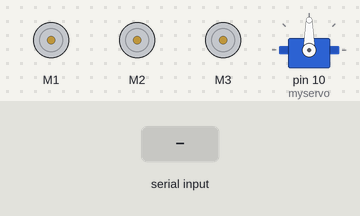
This sketch was run on a simulated Arduino Uno, built with avr-gcc and run on an emulated ATmega328P. Parts: 3 × DC motor (green arrow = forward, orange = backward, longer = faster), servo. The test bench sets the inputs (shaded band).

Above: at 1.2 s.
1.3 s: "DRY1" received over the second serial link
At 3.3 s:
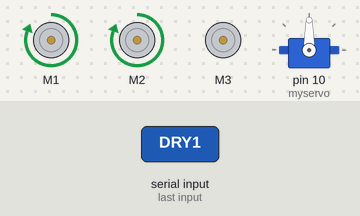
At 9.2 s:
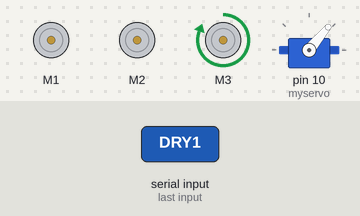
Timing chart, 0 to 17.0 s (numbered marks = the images above; inputs shaded):
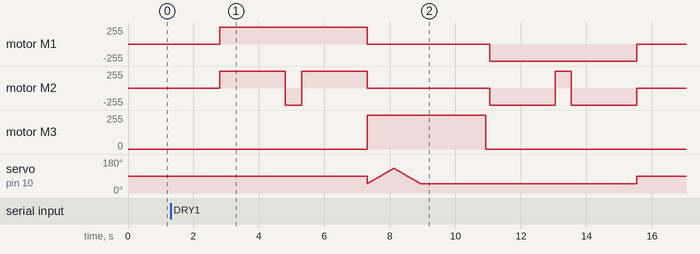

Measured:
- after the input at 1.3 s, motor M1: stopped → forward 255/255 after 1.5 s, → stopped 4.5 s later, → backward 255/255 3.7 s later, → stopped 4.5 s later; motor M2: stopped → forward 255/255 after 1.5 s, → backward 255/255 2.0 s later, → forward 255/255 0.50 s later, → stopped 2.0 s later, … (8 changes in this stretch)

The sketch:

Slave.ino
```cpp
//SLAVE

#include <SoftwareSerial.h>
#include <AFMotor.h>
#include <Servo.h>

Servo myservo;
AF_DCMotor right_motor(1, MOTOR12_8KHZ);
AF_DCMotor left_motor(2, MOTOR12_8KHZ);
AF_DCMotor pump_motor(3, MOTOR12_8KHZ);

SoftwareSerial BTSerial(2,3);
String readData="";
boolean stringComplete = false;
int pos = 0;

void setup() {
  BTSerial.begin(9600);

  right_motor.setSpeed(255);
  left_motor.setSpeed(255);
  pump_motor.setSpeed(255);

  myservo.attach(10);
  myservo.write(90);
}

void loop() {
  myservo.write(90);

    readBluetooth();

    if (stringComplete){
    if (readData == "DRY1"){
         moveToSensor1();
   }
    }

  stringComplete = false;
  readData="";
}

void readBluetooth(){
  if(BTSerial.available()){
   readData = BTSerial.readString();
  }
  stringComplete = true;
}

void moveToSensor1(){
  //forward left
  delay(500);
  right_motor.run (FORWARD);
  left_motor.run (FORWARD);
  delay(2000);
   right_motor.run (FORWARD);
   left_motor.run (BACKWARD);
   delay(500);
   right_motor.run (FORWARD);
  left_motor.run (FORWARD);
  delay(2000);
  right_motor.run (RELEASE);
  left_motor.run (RELEASE);

  waterOn();
  delay(100);

  initialState1();
}

void waterOn(){
   pump_motor.run (FORWARD); //start water

    for (pos = 50; pos <= 130; pos += 1) {
    myservo.write(pos);
    delay(10);
  }
  for (pos = 130; pos >= 50; pos -= 1) {
    myservo.write(pos);
    delay(10);
  }

  delay(2000);

pump_motor.run (RELEASE);
}

void initialState1(){
  delay(10);
  right_motor.run (BACKWARD);
  left_motor.run (BACKWARD);
  delay(2000);
  right_motor.run(BACKWARD);
  left_motor.run(FORWARD);
   delay(500);
   right_motor.run (BACKWARD);
  left_motor.run (BACKWARD);
  delay(2000);
  right_motor.run (RELEASE);
  left_motor.run (RELEASE);

}
```
